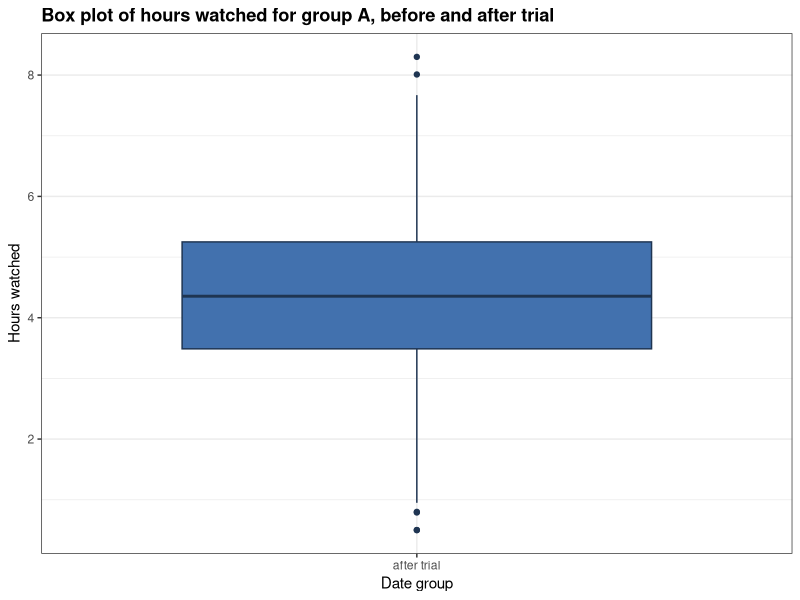

The R source for this figure: (Note: this script raises an error after producing the figure.)
## ---- chunk 1
# Load required packages:
library(knitr) # Dynamic report generation 
library(readr) # Read rectangular data, i.e., csv files
library(dplyr) # Data manipulation tasks
library(tidyr) # Tidy data
library(lubridate) # For dates and date-times
library(magrittr) # For pipes and double assignment
library(ggplot2) # For visualisations
library(gridExtra) # For visualisation
library(ggfortify) # for visualisation
library(car) # For statistical testing
library(kableExtra) # For HTML and PDF tables 

# set chunk options: do not messages or warnings set figure dims
knitr::opts_chunk$set(
  echo = TRUE,
  eval = TRUE,
  fig.width = 6, fig.height = 4,
  fig.align = "center",
  message = FALSE,
  warning = FALSE,
  comment = "") 
## ---- chunk 2
# Load dataset
df <- read_csv("streaming_data.csv")

# Convert to correct data types
df$date <- as.Date(df$date, format = "%d/%m")
df$gender <- as.factor(df$gender)
df$group <- as.factor(df$group)
df$demographic <- as.factor(df$demographic)
df$social_metric <- as.factor(df$social_metric)

# table title
title_tbl1 <- "<strong>Preview of Why Not Watch streaming dataset</strong>"

# Display first 5 rows of df
head(df) %>% 
  kbl(caption = title_tbl1, align = "l", booktabs = TRUE) %>% 
  kable_classic("hover", font_size = 16, full_width = FALSE) %>% 
  column_spec(8, color = "white", bold = TRUE,
              background = spec_color(df$hours_watched[1:6], end = 0.7))
## ---- chunk 3
# There are two groups A/B - A is the control, B is the treated group

# create df for each group for later analysis
A_df <- df %>% filter(group == "A")
B_df <- df %>% filter(group == "B")

# Group A df for control group - after trial
A2_df <- A_df %>% 
  filter(date >= "2021-07-18")

# create new column for group A df - label dates from 18/7 as 'after trial' since data from this date corresponds to trial commencement and aligns with group B, otherwise 'before trial'
A_df <- A_df %>% 
  mutate(date_group = ifelse(date >= as.Date('2021-07-18'),
                             'after trial', 'before trial'))

# convert date group to factor
A_df$date_group <- as.factor(A_df$date_group)


# add to column categorising customers into 2 age groups: younger & older
A_df <- A_df %>% 
  mutate(age_group = ifelse(age > 35, "older", "younger"))

# convert age group to factor
A_df$age_group <- as.factor(A_df$age_group)

# add to column categorising customers into 2 age groups: younger & older
B_df$age_group <- if_else(B_df$age <= 35, "younger", "older")

# convert age group to factor
B_df$age_group <- as.factor(B_df$age_group)

## ---- chunk 4
# visually compare data for group A before and after trial date - boxplot:
# plot title text
p2_title <- 
  "Box plot of hours watched for group A, before and after trial"

# set colour for plot
fillcol <- "#4271AE"
linecol <- "#1F3552"

# boxplot
A_df %>% 
  ggplot(aes(x = date_group, y = hours_watched)) + 
  geom_boxplot(colour = linecol, fill = fillcol) + 
  labs(x = "Date group", y = "Hours watched") + 
  ggtitle(p2_title) + 
  theme_bw() + 
  theme(plot.title = element_text(face = "bold"))
## ---- chunk 5
# compute the mean and sd and n() for hours watched before and after trial
A_df %>% 
  group_by(date_group) %>% 
  summarise(
    mean = mean(hours_watched) %>% round(3),
    sd = sd(hours_watched) %>% round(3),
    n = n()
  ) %>% 
  kbl(align = "l", booktabs = TRUE,
      format = "html", table.attr = "style='width:40%;'") %>% 
  kable_classic("hover", font_size = 16) %>% 
  row_spec(0, bold = TRUE) %>% 
  footnote("Group A, entire dataset.")
## ---- chunk 6
# Homogeneity of variance - examine variation
# Table title
title_tbl3 <- "<strong>Assumption of equal variance - Levene's test</strong>"
# Levene's test (from car library)
leveneTest(hours_watched ~ date_group, data = A_df, center = mean) %>% 
  kbl(caption = title_tbl3, align = "l", booktabs = TRUE, 
      digits = 3, format = "html", table.attr = "style='width:40%;'") %>% 
  kable_classic("hover", font_size = 16) %>%
  row_spec(0, bold = TRUE) %>%
  footnote("Group A, entire dataset.")
## ---- chunk 7
# the null hypothesis: the mean between the two groups are the same
# two-sample test statistic
t.test(hours_watched ~ date_group, data = A_df, 
       var.equal = TRUE, alternative = "two.sided") 
## ---- chunk 8
# Scatter plot of age & gender vs hours watched with line of best fit
sp1 <- A_df %>% 
  ggplot(aes(x = age, y = hours_watched)) +
  geom_point(aes(colour = gender)) +
  geom_smooth(method = "lm", se = FALSE) +
  ggtitle("Age & Gender vs Hours Watched") +
  theme_bw()

# scatter plot of relationship between age, demographic & hours_watched
sp2 <- A_df %>% 
  ggplot(aes(x = age, y = hours_watched)) +
  geom_point(aes(colour = demographic)) +
  geom_smooth(method = "lm", se = FALSE) +
  ggtitle("Age & Demographic vs Hours Watched") +
  theme_bw()

grid.arrange(sp1, sp2, ncol = 2)
## ---- chunk 9
# summary stats for demographic - Group A
A_df %>% group_by(demographic, gender) %>% 
  summarise(
    n = n(),
    min = min(age, na.rm = TRUE),
    max = max(age, na.rm = TRUE),
    mean = mean(hours_watched, na.rm = TRUE),
    sd = sd(hours_watched, na.rm = TRUE)
  ) %>% 
  kbl(align = "l", booktabs = TRUE, digits = 3) %>% 
  kable_classic("hover", font_size = 16, full_width = FALSE) %>%
  row_spec(0, bold = TRUE) %>% 
  footnote("Group A, entire dataset.",
           number = 
             c("Footnote 1; mean = mean of hours watched",
               "Footnote 2; sd = standard deviation of hours watched"))
## ---- chunk 10
# summary stats on age in group A
A_df %>% summarise(
  mean = mean(age, na.rm=TRUE),
  sd = sd(age, na.rm=TRUE),
  min = min(age, na.rm=TRUE),
  Q1 = quantile(age, probs=0.25, na.rm=TRUE),
  median = median(age, na.rm=TRUE),
  Q3 = quantile(age, probs=0.75, na.rm=TRUE),
  max = max(age, na.rm=TRUE),
  IQR = IQR(age, na.rm=TRUE),
  n = n()
) %>%
  round(3) %>% 
  kbl(align = "l", booktabs = TRUE, digits = 3) %>% 
  kable_classic("hover", font_size = 16, full_width = FALSE) %>%
  row_spec(0, bold = TRUE) %>% 
  footnote("Group A, entire dataset.") 
## ---- chunk 11
# simple linear regression model
age_model <- lm(hours_watched ~ age, data = A_df)
age_model %>% summary()
## ---- chunk 12
# table title
title_tbl4 <- "<strong>Confidence interval for intercept and slope</strong>"
# compute CI for intercept and slope
age_model %>% 
  confint() %>% 
  kbl(caption = title_tbl4, align = "l", booktabs = TRUE, digits = 3) %>% 
  kable_classic("hover", font_size = 16, full_width = FALSE) %>% 
  row_spec(2, bold = TRUE) %>% 
  footnote("Simple linear regression model - hours watched ~ age",
           number = c("Footnote 1; 'age' row represents CI interval for slope"))
## ---- chunk 13
# compare RSE with avg hours watched to compute percentage error
round( sigma(age_model)/mean(A_df$hours_watched) * 100, 2)
## ---- chunk 14
# Age linear regression model diagnostics with ggfortify and ggplot2
autoplot(age_model, label.size = 3, 
         colour = "dodgerblue3", alpha = 0.7,
         smooth.colour = "red") + 
  theme_bw()
## ---- chunk 15
# Levene's test gender hours watched
leveneTest(hours_watched ~ gender, data = A_df, center = mean) %>% 
  kbl(caption = title_tbl3, align = "l", booktabs = TRUE, digits = 3, 
      format = "html", table.attr = "style='width:40%;'") %>% 
  kable_classic("hover", font_size = 16) %>% 
  row_spec(0, bold = TRUE) %>% 
  footnote("Group A, entire dataset.")
## ---- chunk 16
# t-test for gender and hours watched
t.test(hours_watched ~ gender, data = A_df, 
       var.equal = TRUE, alternative = "two.sided")
## ---- chunk 17
# linear model for gender
gender_model <- lm(hours_watched ~ gender, data = A_df)

# ANOVA - gender
Anova(gender_model) # from car package
## ---- chunk 18
# boxplot hours watched vs social metric
A_df %>% 
  ggplot(aes(x= social_metric, y = hours_watched)) +
  geom_boxplot(fill = "dodgerblue3") +
  ggtitle("Boxplot of social metric vs hours watched") +
  xlab("Social Metric") +
  ylab("Hours Watched") +
  theme_bw()
## ---- chunk 19
# homogeneity of variance for hours_watched vs social_metric
leveneTest(hours_watched ~ social_metric, data = A_df, center = "mean") %>% 
  kbl(caption = title_tbl3, align = "l", booktabs = TRUE, digits = 3,
      format = "html", table.attr = "style='width:40%;'") %>% 
  kable_classic("hover", font_size = 16) %>% 
  footnote("Group A, entire dataset.")
## ---- chunk 20
# one-way ANOVA testing the means of different social_metric scores
social_anova <- aov(hours_watched ~ social_metric, data = A_df)

# Display results
social_anova %>% 
  summary() 
## ---- chunk 21
# linear regression analysis for categorical social_metric
social_model <- lm(hours_watched ~ social_metric, data = A_df)
summary(social_model)
## ---- chunk 22
# summary stats on time since sign-up - group A
A_df %>% summarise(
  mean = mean(time_since_signup, na.rm=TRUE),
  sd = sd(time_since_signup, na.rm=TRUE),
  min = min(time_since_signup, na.rm=TRUE),
  Q1 = quantile(time_since_signup, probs=0.25, na.rm=TRUE),
  median = median(time_since_signup, na.rm=TRUE),
  Q3 = quantile(time_since_signup, probs=0.75, na.rm=TRUE),
  max = max(time_since_signup, na.rm=TRUE),
  IQR = IQR(time_since_signup, na.rm=TRUE),
  n = n()
) %>%
  round(3) %>% 
  kbl(align = "l", booktabs = TRUE, digits = 3) %>% 
  kable_classic("hover", font_size = 16, full_width = FALSE) %>%
  row_spec(0, bold = TRUE) %>% 
  footnote("Group A, entire dataset.",
           number = c("Footnote 1; measured in months"))
## ---- chunk 23
# Scatter plot of relationship between time_since_signup and hours_watched
A_df %>% 
  ggplot(aes(x = time_since_signup, y = hours_watched)) +
  geom_point(colour = "dodgerblue3") +
  ggtitle("Relationship between time since sign-up and hours watched") +
  xlab("Time since sign-up") +
  ylab("Hours watched") + 
  theme_bw()
## ---- chunk 24
cor.test(A_df$hours_watched, A_df$time_since_signup,
         method = "pearson")
## ---- chunk 25
# Multi regression model - age + social metric
mr_age_social <- lm(
  hours_watched ~ age + social_metric,
  data = A_df
)

# display results
summary(mr_age_social)
## ---- chunk 26
# Age + social metric multi regression model diagnostics with ggfortify and ggplot2
autoplot(mr_age_social, label.size = 3, 
         colour = "dodgerblue3", alpha = 0.7,
         smooth.colour = "red") + 
  theme_bw()
## ---- chunk 27
# hours_watched, age, demographic - Group A, complete (population)
mvp4 <- A_df %>% 
  ggplot(aes(x = age, y = hours_watched)) +
  geom_point(aes(colour = demographic)) +
  ggtitle("Hours watched vs age and demographic - Group A, complete") + 
  xlab("Age") + ylab("Hours Watched") +
  theme_bw()

# hours_watched, age, demographic - Group A, control
mvp5 <- A2_df %>% 
  ggplot(aes(x = age, y = hours_watched)) +
  geom_point(aes(colour = demographic)) +
  ggtitle("Hours watched vs age and demographic - Group A, control") + 
  xlab("Age") + ylab("Hours Watched") +
  theme_bw()

# hours_watched, age, demographic - Group B, target
mvp6 <- B_df %>% 
  ggplot(aes(x = age, y = hours_watched)) +
  geom_point(aes(colour = demographic)) +
  ggtitle("Hours watched vs age and demographic - Group B, treatment") + 
  xlab("Age") + ylab("Hours Watched") +
  theme_bw()

grid.arrange(mvp4, mvp5, mvp6, nrow = 2)
## ---- chunk 28
# hours_watched, age, gender - Group A, complete (population)
mvp1 <- A_df %>% 
  ggplot(aes(x = age, y = hours_watched)) +
  geom_point(aes(colour = gender)) +
  ggtitle("Hours watched vs age and gender - Group A, complete") + 
  xlab("Age") + ylab("Hours Watched") +
  theme_bw()

# hours_watched, age, gender - Group A, control
mvp2 <- A2_df %>% 
  ggplot(aes(x = age, y = hours_watched)) +
  geom_point(aes(colour = gender)) +
  ggtitle("Hours watched vs age and gender - Group A, control") + 
  xlab("Age") + ylab("Hours Watched") +
  theme_bw()

# hours_watched, age, gender - Group B, target
mvp3 <- B_df %>% 
  ggplot(aes(x = age, y = hours_watched)) +
  geom_point(aes(colour = gender)) +
  ggtitle("Hours watched vs age and gender - Group B, target") + 
  xlab("Age") + ylab("Hours Watched") +
  theme_bw()

grid.arrange(mvp1, mvp2, mvp3, nrow = 2)
## ---- chunk 29
# summary of group A demographic
A_df %>% group_by(demographic, gender) %>% 
  summarise(
    n = n(),
    Min = min(age, na.rm = TRUE),
    Max = max(age, na.rm = TRUE),
    Mean = mean(hours_watched, na.rm = TRUE),
    Median = median(hours_watched, na.rm = TRUE),
    SD = sd(hours_watched, na.rm = TRUE)) %>% 
  ungroup() %>%  
  mutate(Prop = n / sum(n)) %>%
  kbl(align = "l", booktabs = TRUE, digits = 3) %>% 
  kable_classic("hover", font_size = 16, full_width = FALSE) %>%
  row_spec(0, bold = TRUE) %>% 
  footnote("Group A, entire dataset.") %>% 
  column_spec(9, bold = TRUE, background = "#6897BB")

## ---- chunk 30
A2_df %>% group_by(demographic, gender) %>% 
  summarise(
    n = n(),
    Min = min(age, na.rm = TRUE),
    Max = max(age, na.rm = TRUE),
    Mean = mean(hours_watched, na.rm = TRUE),
    Median = median(hours_watched, na.rm = TRUE),
    SD = sd(hours_watched, na.rm = TRUE)
  ) %>% 
  ungroup() %>%  
  mutate(Prop = n / sum(n)) %>%
  kbl(align = "l", booktabs = TRUE, digits = 3) %>% 
  kable_classic("hover", font_size = 16, full_width = FALSE) %>% 
  row_spec(0, bold = TRUE) %>% 
  footnote("Group A, control.") %>% 
  column_spec(9, bold = TRUE, background = "#6897BB")
## ---- chunk 31
B_df %>% group_by(demographic, gender) %>% 
  summarise(
    n = n(),
    Min = min(age, na.rm = TRUE),
    Max = max(age, na.rm = TRUE),
    Mean = mean(hours_watched, na.rm = TRUE),
    Median = median(hours_watched, na.rm = TRUE),
    SD = sd(hours_watched, na.rm = TRUE)
  ) %>% 
  ungroup() %>%  
  mutate(Prop = n / sum(n)) %>%
  kbl(align = "l", booktabs = TRUE, digits = 3) %>% 
  kable_classic("hover", font_size = 16, full_width = FALSE) %>%
  row_spec(0, bold = TRUE) %>% 
  footnote("Group B, treatment.") %>% 
  column_spec(9, bold = TRUE, background = "#6897BB")
## ---- chunk 32
# assign hours_watched for demographic group 1 to vector - group A, control
d1_A2 <- A2_df %>% 
  filter(demographic == "1") %>% 
  pull(hours_watched)

# assign hours_watched for demographic group 1 to vector - group B, treated
d1_B <- B_df %>% 
  filter(demographic == "1") %>% 
  pull(hours_watched)

# sd for population hours watched
SD <- sd(A_df$hours_watched)

# mean for demographic 1 in group A, control
mu_d1a <- mean(d1_A2)

# mean for demographic 1 in group B, treated
mu_d1b <- mean(d1_B)

# sd for demographic 1 in group B, treated 
sd_d1b <- sd(d1_B)
## ---- chunk 33
# minimum sample size - demographic group 1
nss_d1 <-  ceiling( ( (1.96 * SD) / (mu_d1b - mu_d1a) )^2 )
paste('Min sample size needed for statistically valid results:', nss_d1)
paste("Group B sample size: 13")
paste("Sample size is NOT sufficient for statistically valid results")

# two-sample t-test for difference in means
t.test(d1_B, d1_A2, alternative = "two.sided", var.equal = TRUE)
## ---- chunk 34
# assign hours_watched for demographic group 1 to vector - group A, control
d2_A2 <- A2_df %>% 
  filter(demographic == "2") %>% 
  pull(hours_watched)

# assign hours_watched for demographic group 1 to vector - group B, treated
d2_B <- B_df %>% 
  filter(demographic == "2") %>% 
  pull(hours_watched)

# mean for demographic 2 in group A, control
mu_d2a <- mean(d2_A2)

# mean for demographic 2 in group B, treated
mu_d2b <- mean(d2_B)

# sd for demographic 2 in group B, treated 
sd_d2b <- sd(d2_B)

#minimum sample size
nss_d2 <-  ceiling( ( (1.96 * SD) / (mu_d2b - mu_d2a) )^2 )
paste('Min sample size needed for statistically valid results:', nss_d2)
paste("Group B sample size: 32")
paste("Sample size is sufficient for statistically valid results")


# t-test for difference in means
t.test(d2_B, d2_A2, alternative = "two.sided", var.equal = TRUE)
## ---- chunk 35
# assign hours_watched for demographic group 1 to vector - group A, control
d3_A2 <- A2_df %>% 
  filter(demographic == "3") %>% 
  pull(hours_watched)

# assign hours_watched for demographic group 1 to vector - group B, treated
d3_B <- B_df %>% 
  filter(demographic == "3") %>% 
  pull(hours_watched)

# mean for demographic 3 in group A, control
mu_d3a <- mean(d3_A2)

# mean for demographic 3 in group B, treated
mu_d3b <- mean(d3_B)

# sd for demographic 3 in group B, treated 
sd_d3b <- sd(d3_B)

#minimum sample size
nss_d3 <-  ceiling( ( (1.96 * SD) / (mu_d3b - mu_d3a) )^2 )
paste('Min sample size needed for statistically valid results:', nss_d3)
paste("Group B sample size: 16")
paste("Sample size 16 is sufficient for statistically valid results")

# two-sample t-test for difference in means
t.test(d3_B, d3_A2, alternative = "two.sided", var.equal = TRUE)
## ---- chunk 36
# assign hours_watched for demographic group 1 to vector - group A, control
d4_A2 <- A2_df %>% 
  filter(demographic == "4") %>% 
  pull(hours_watched)

# assign hours_watched for demographic group 1 to vector - group B, treated
d4_B <- B_df %>% 
  filter(demographic == "4") %>% 
  pull(hours_watched)

# mean for demographic 3 in group A, control
mu_d4a <- mean(d4_A2)

# mean for demographic 3 in group B, treated
mu_d4b <- mean(d4_B)

# sd for demographic 3 in group B, treated 
sd_d4b <- sd(d4_B)

#minimum sample size
nss_d4 <-  ceiling( ( (1.96 * SD) / (mu_d4b - mu_d4a) )^2 )
paste('Min sample size needed for statistically valid results:', nss_d4)
paste("Group B sample size: 16")
paste("Sample size 59 is sufficient for statistically valid results")

# two-sample t-test for difference in means
t.test(d4_B, d4_A2, alternative = "two.sided", var.equal = TRUE)
